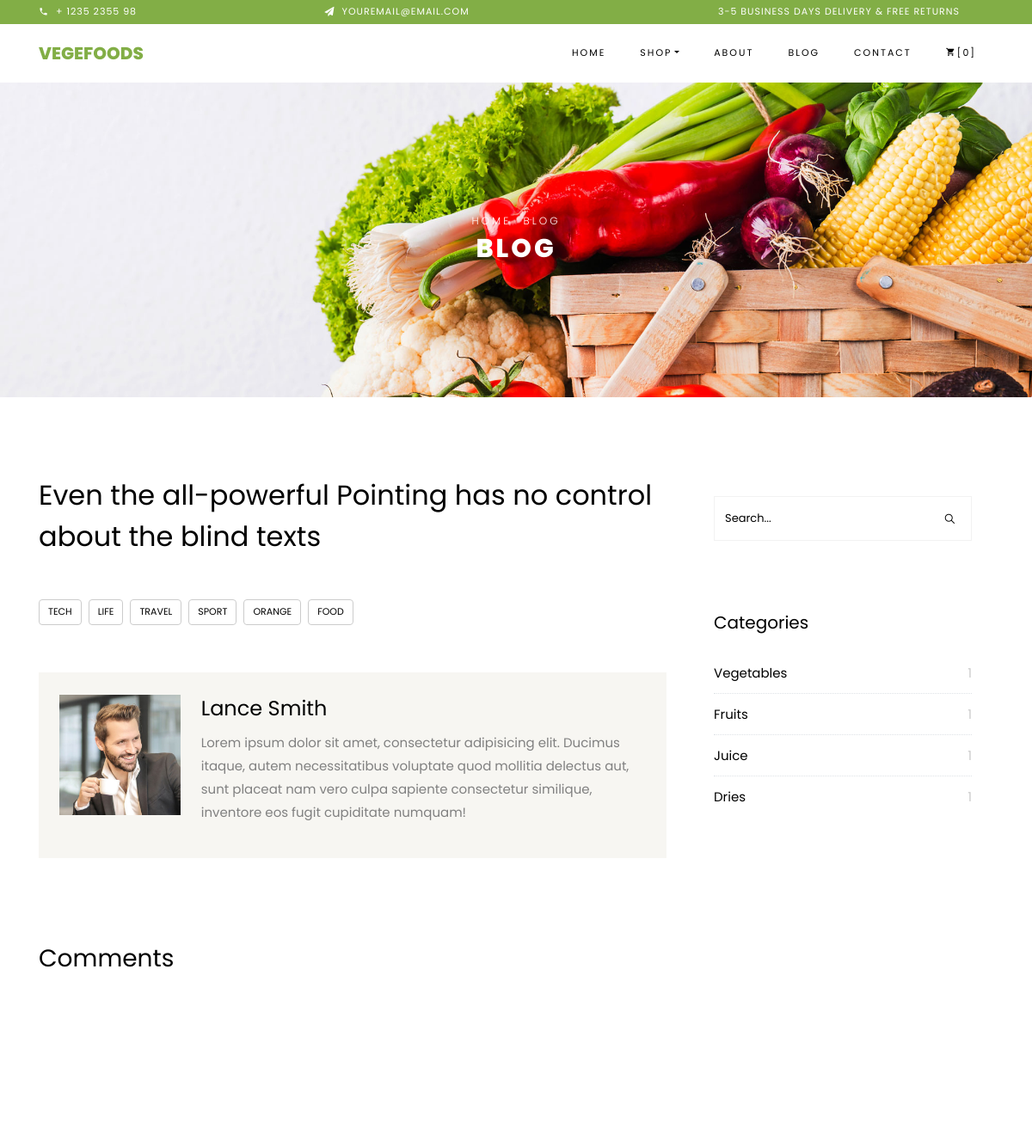
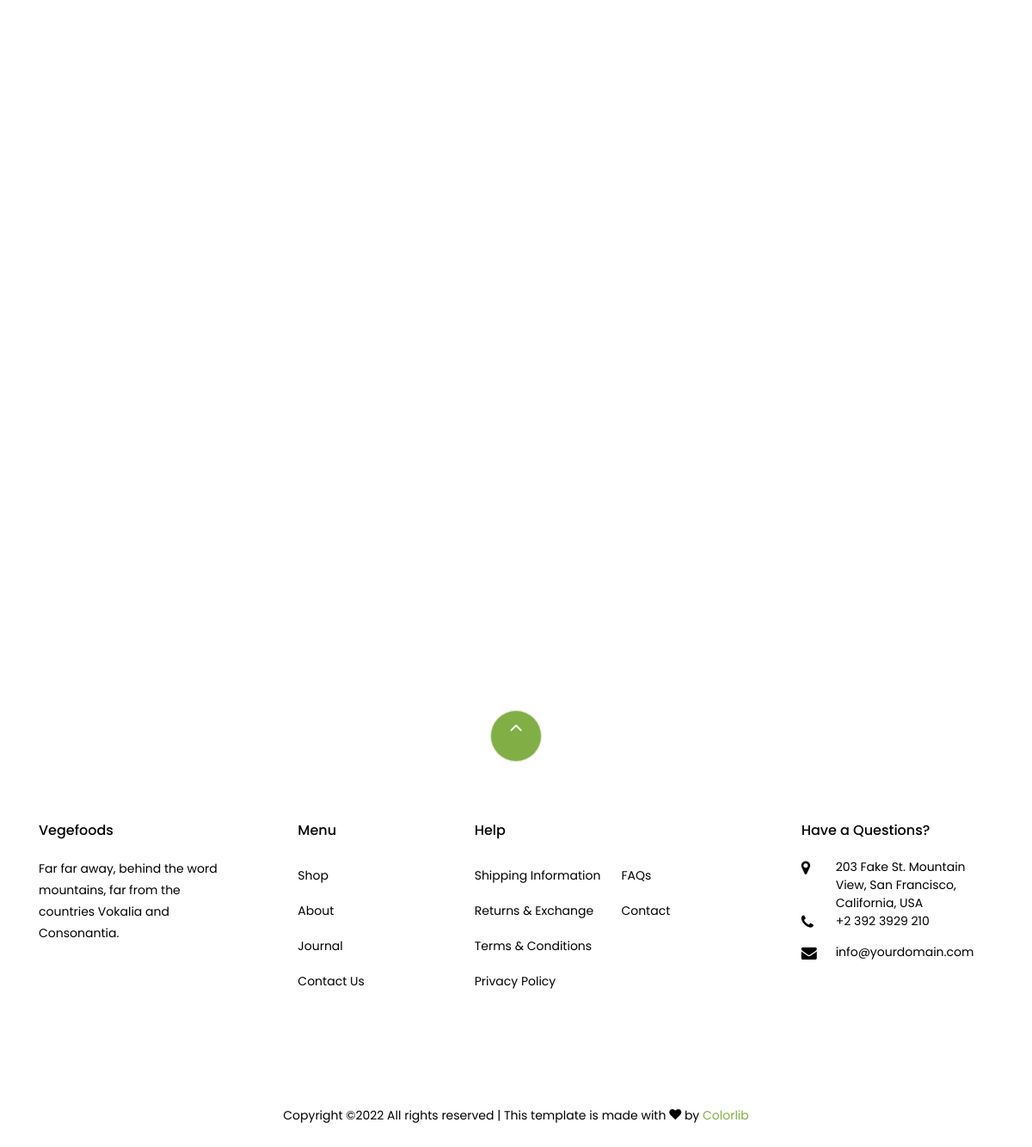
Page /blog/1/ on the committed database (2 pictures, top to bottom).
### blog/models.py (models this page shows, shortened)
class Post(models.Model):
    author = models.ForeignKey(User,related_name='post_author' , on_delete=models.CASCADE , verbose_name=_('author'))
    title = models.CharField(max_length=50 , verbose_name=_('title'))
    description = models.TextField(max_length=10000 , verbose_name=_('description'))
    created_at = models.DateTimeField(default=timezone.now)
    image = models.ImageField(_('image') ,upload_to='blog/')
    category = models.ForeignKey('Category', related_name='post_category', on_delete=models.CASCADE , verbose_name=_('category'))
    tags = TaggableManager(_('tags') ,blank=True)
    slug = models.SlugField(_('slug') ,blank=True, null=True)
    active = models.BooleanField(default=False)
    class Meta:
        verbose_name = _("Post")
        verbose_name_plural = _("Posts")
    def __str__(self):
        return self.title
    def get_absolute_url(self):
        return reverse("blog:post_detail", kwargs={"pk": self.pk})

class Category(models.Model):
    name = models.CharField(max_length=25)
    slug = models.SlugField(_('slug') ,blank=True, null=True)
    class Meta:
        verbose_name = ("Category")
        verbose_name_plural = ("Categories")
    def __str__(self):
        return self.name

### blog/views.py (the view)
# urls.py: path('<int:pk>/' , PostDetail.as_view() , name='post_detail'),
class PostDetail(DetailView):
    model = Post
    template_name = 'blog/postDetail.html'
    def get_queryset(self):
        name = self.request.GET.get('q' , '')
        object_list = Post.objects.filter(
            Q(title__icontains=name) |
            Q(description__icontains=name)
        )
        return object_list
    def get_context_data(self, **kwargs):
        context = super().get_context_data(**kwargs)
        context["categories"] = Category.objects.all().annotate(post_count=Count('post_category'))
        context['tags']  = Tag.objects.all()
        context['recent_posts'] = Post.objects.all()[:3]
        return context

### templates/blog/postDetail.html (shortened to what this page needs)
{% extends 'base.html' %}
{% load static  %}
{% block content  %}
    <div class="hero-wrap hero-bread" style="background-image:url('{% static 'images/bg_1.jpg' %}');">
      <div class="container">
        <div class="row no-gutters slider-text align-items-center justify-content-center">
          <div class="col-md-9 ftco-animate text-center">
          	<p class="breadcrumbs"><span class="mr-2"><a href="index.html">Home</a></span> <span>Blog</span></p>
            <h1 class="mb-0 bread">Blog</h1>
          </div>
        </div>
      </div>
    </div>
    <section class="ftco-section ftco-degree-bg">
      <div class="container">
        <div class="row">
          <div class="col-lg-8 ftco-animate">
						<h2 class="mb-3">{{ object }}</h2>
            <div class="tag-widget post-tag-container mb-5 mt-5">
              <div class="tagcloud">
                  {% for tag in tags  %}
                <a href="#" class="tag-cloud-link">{{ tag }}</a>
                {% endfor %}
              </div>
            </div>
            <div class="about-author d-flex p-4 bg-light">
              <div class="bio align-self-md-center mr-4">
                <img src="{% static 'images/person_1.jpg' %}" alt="Image placeholder" class="img-fluid mb-4">
              </div>
              <div class="desc align-self-md-center">
                <h3>Lance Smith</h3>
                <p>Lorem ipsum dolor sit amet, consectetur adipisicing elit. Ducimus itaque, autem necessitatibus voluptate quod mollitia delectus aut, sunt placeat nam vero culpa sapiente consectetur similique, inventore eos fugit cupiditate numquam!</p>
              </div>
            </div>
            <div class="pt-5 mt-5">
              <h3 class="mb-5">Comments</h3>
            </div>
          </div>
          <div class="col-lg-4 sidebar ftco-animate">
            <div class="sidebar-box">
              <form action="{% url 'blog:post_list' %}" method='GET' class="search-form">
                <div class="form-group">
                  <span class="icon ion-ios-search"></span>
                  <input type="text"name='q' class="form-control" placeholder="Search...">
                </div>
              </form>
            </div>
            <div class="sidebar-box ftco-animate">
            	<h3 class="heading">Categories</h3>
              <ul class="categories">
              {% for category in categories  %}
                <li><a href="#">{{ category }} <span>{{ category.post_count }}</span></a></li>
              {% endfor %}
              </ul>
            </div>
          </div>
        </div>
      </div>
    </section>
    {% endblock content %}

### rows in the picture
Post: title "Even the all-powerful Pointing has no control about the blind texts"
Tag: name "TECH"
Tag: name "LIFE"
Tag: name "TRAVEL"
Tag: name "SPORT"
Tag: name "ORANGE"
Tag: name "FOOD"
Category: name "Vegetables", post_count "1"
Category: name "Fruits", post_count "1"
Category: name "Juice", post_count "1"
Category: name "Dries", post_count "1"
